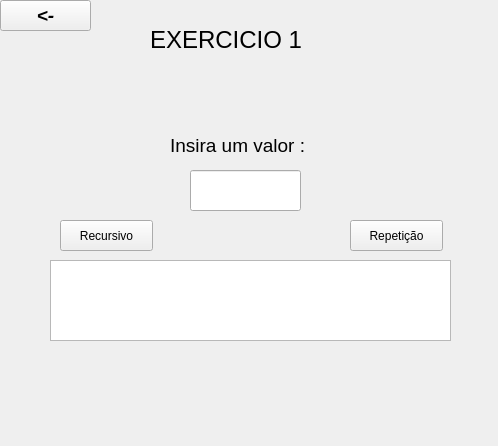
<?xml version="1.0" encoding="UTF-8"?>
<ui version="4.0">
 <class>Iexe1</class>
 <widget class="QWidget" name="Iexe1">
  <property name="geometry">
   <rect>
    <x>0</x>
    <y>0</y>
    <width>498</width>
    <height>446</height>
   </rect>
  </property>
  <property name="windowTitle">
   <string>Form</string>
  </property>
  <widget class="QLineEdit" name="lineEdit">
   <property name="geometry">
    <rect>
     <x>190</x>
     <y>170</y>
     <width>111</width>
     <height>41</height>
    </rect>
   </property>
  </widget>
  <widget class="QTextEdit" name="textEdit">
   <property name="geometry">
    <rect>
     <x>50</x>
     <y>260</y>
     <width>401</width>
     <height>81</height>
    </rect>
   </property>
  </widget>
  <widget class="QPushButton" name="pushButtonrecursivo">
   <property name="geometry">
    <rect>
     <x>60</x>
     <y>220</y>
     <width>93</width>
     <height>31</height>
    </rect>
   </property>
   <property name="text">
    <string>Recursivo</string>
   </property>
  </widget>
  <widget class="QPushButton" name="pushButtonrepeticao">
   <property name="geometry">
    <rect>
     <x>350</x>
     <y>220</y>
     <width>93</width>
     <height>31</height>
    </rect>
   </property>
   <property name="text">
    <string>Repetição</string>
   </property>
  </widget>
  <widget class="QLabel" name="label">
   <property name="geometry">
    <rect>
     <x>170</x>
     <y>130</y>
     <width>171</width>
     <height>31</height>
    </rect>
   </property>
   <property name="text">
    <string>&lt;html&gt;&lt;head/&gt;&lt;body&gt;&lt;p&gt;&lt;span style=&quot; font-size:14pt; color:#000000;&quot;&gt;Insira um valor :&lt;/span&gt;&lt;/p&gt;&lt;/body&gt;&lt;/html&gt;</string>
   </property>
  </widget>
  <widget class="QLabel" name="label_3">
   <property name="geometry">
    <rect>
     <x>150</x>
     <y>20</y>
     <width>171</width>
     <height>41</height>
    </rect>
   </property>
   <property name="text">
    <string>&lt;html&gt;&lt;head/&gt;&lt;body&gt;&lt;p&gt;&lt;span style=&quot; font-size:18pt; color:#000000;&quot;&gt;EXERCICIO 1&lt;/span&gt;&lt;/p&gt;&lt;/body&gt;&lt;/html&gt;</string>
   </property>
  </widget>
  <widget class="QLabel" name="label_2">
   <property name="geometry">
    <rect>
     <x>-10</x>
     <y>-10</y>
     <width>511</width>
     <height>461</height>
    </rect>
   </property>
   <property name="text">
    <string/>
   </property>
   <property name="pixmap">
    <pixmap>../fundop5.jpg</pixmap>
   </property>
   <property name="scaledContents">
    <bool>true</bool>
   </property>
  </widget>
  <widget class="QPushButton" name="pushButtonVoltar">
   <property name="geometry">
    <rect>
     <x>0</x>
     <y>0</y>
     <width>91</width>
     <height>31</height>
    </rect>
   </property>
   <property name="font">
    <font>
     <pointsize>14</pointsize>
     <italic>true</italic>
     <bold>true</bold>
    </font>
   </property>
   <property name="text">
    <string>&lt;-</string>
   </property>
  </widget>
  <zorder>label_2</zorder>
  <zorder>lineEdit</zorder>
  <zorder>textEdit</zorder>
  <zorder>pushButtonrecursivo</zorder>
  <zorder>pushButtonrepeticao</zorder>
  <zorder>label</zorder>
  <zorder>label_3</zorder>
  <zorder>pushButtonVoltar</zorder>
 </widget>
 <resources/>
 <connections/>
</ui>
